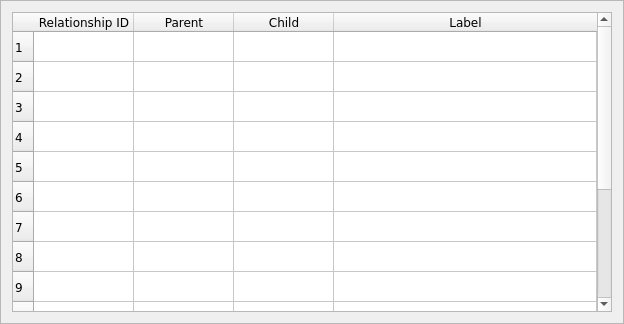
<?xml version="1.0" encoding="UTF-8"?>
<ui version="4.0">
 <class>RelationshipConfigFrame</class>
 <widget class="QFrame" name="RelationshipConfigFrame">
  <property name="geometry">
   <rect>
    <x>0</x>
    <y>0</y>
    <width>624</width>
    <height>324</height>
   </rect>
  </property>
  <property name="minimumSize">
   <size>
    <width>0</width>
    <height>0</height>
   </size>
  </property>
  <property name="font">
   <font>
    <family>Verdana</family>
   </font>
  </property>
  <property name="windowTitle">
   <string>Relationship Configuration</string>
  </property>
  <property name="frameShape">
   <enum>QFrame::StyledPanel</enum>
  </property>
  <property name="frameShadow">
   <enum>QFrame::Raised</enum>
  </property>
  <layout class="QVBoxLayout" name="verticalLayout">
   <item>
    <widget class="QTableWidget" name="RelationshipTableWidget">
     <property name="minimumSize">
      <size>
       <width>600</width>
       <height>300</height>
      </size>
     </property>
     <property name="font">
      <font>
       <family>Verdana</family>
      </font>
     </property>
     <property name="sizeAdjustPolicy">
      <enum>QAbstractScrollArea::AdjustToContentsOnFirstShow</enum>
     </property>
     <property name="columnCount">
      <number>4</number>
     </property>
     <attribute name="horizontalHeaderStretchLastSection">
      <bool>true</bool>
     </attribute>
     <attribute name="verticalHeaderVisible">
      <bool>true</bool>
     </attribute>
     <attribute name="verticalHeaderCascadingSectionResizes">
      <bool>false</bool>
     </attribute>
     <attribute name="verticalHeaderDefaultSectionSize">
      <number>30</number>
     </attribute>
     <attribute name="verticalHeaderHighlightSections">
      <bool>false</bool>
     </attribute>
     <attribute name="verticalHeaderShowSortIndicator" stdset="0">
      <bool>false</bool>
     </attribute>
     <attribute name="verticalHeaderStretchLastSection">
      <bool>false</bool>
     </attribute>
     <row>
      <property name="text">
       <string>1</string>
      </property>
      <property name="font">
       <font>
        <family>Verdana</family>
        <pointsize>9</pointsize>
       </font>
      </property>
     </row>
     <row>
      <property name="text">
       <string>2</string>
      </property>
      <property name="font">
       <font>
        <family>Verdana</family>
        <pointsize>9</pointsize>
       </font>
      </property>
     </row>
     <row>
      <property name="text">
       <string>3</string>
      </property>
      <property name="font">
       <font>
        <family>Verdana</family>
       </font>
      </property>
     </row>
     <row>
      <property name="text">
       <string>4</string>
      </property>
      <property name="font">
       <font>
        <family>Verdana</family>
       </font>
      </property>
     </row>
     <row>
      <property name="text">
       <string>5</string>
      </property>
      <property name="font">
       <font>
        <family>Verdana</family>
       </font>
      </property>
     </row>
     <row>
      <property name="text">
       <string>6</string>
      </property>
      <property name="font">
       <font>
        <family>Verdana</family>
       </font>
      </property>
     </row>
     <row>
      <property name="text">
       <string>7</string>
      </property>
      <property name="font">
       <font>
        <family>Verdana</family>
       </font>
      </property>
     </row>
     <row>
      <property name="text">
       <string>8</string>
      </property>
      <property name="font">
       <font>
        <family>Verdana</family>
       </font>
      </property>
     </row>
     <row>
      <property name="text">
       <string>9</string>
      </property>
      <property name="font">
       <font>
        <family>Verdana</family>
       </font>
      </property>
     </row>
     <row>
      <property name="text">
       <string>10</string>
      </property>
      <property name="font">
       <font>
        <family>Verdana</family>
       </font>
      </property>
     </row>
     <row>
      <property name="text">
       <string>11</string>
      </property>
      <property name="font">
       <font>
        <family>Verdana</family>
       </font>
      </property>
     </row>
     <row>
      <property name="text">
       <string>12</string>
      </property>
      <property name="font">
       <font>
        <family>Verdana</family>
       </font>
      </property>
     </row>
     <row>
      <property name="text">
       <string>13</string>
      </property>
      <property name="font">
       <font>
        <family>Verdana</family>
       </font>
      </property>
     </row>
     <row>
      <property name="text">
       <string>14</string>
      </property>
      <property name="font">
       <font>
        <family>Verdana</family>
       </font>
      </property>
     </row>
     <row>
      <property name="text">
       <string>15</string>
      </property>
      <property name="font">
       <font>
        <family>Verdana</family>
       </font>
      </property>
     </row>
     <column>
      <property name="text">
       <string>Relationship ID</string>
      </property>
      <property name="font">
       <font>
        <family>Verdana</family>
        <pointsize>9</pointsize>
       </font>
      </property>
      <property name="textAlignment">
       <set>AlignCenter</set>
      </property>
     </column>
     <column>
      <property name="text">
       <string>Parent</string>
      </property>
      <property name="font">
       <font>
        <family>Verdana</family>
        <pointsize>9</pointsize>
       </font>
      </property>
      <property name="textAlignment">
       <set>AlignCenter</set>
      </property>
     </column>
     <column>
      <property name="text">
       <string>Child</string>
      </property>
      <property name="font">
       <font>
        <family>Verdana</family>
        <pointsize>9</pointsize>
       </font>
      </property>
      <property name="textAlignment">
       <set>AlignCenter</set>
      </property>
     </column>
     <column>
      <property name="text">
       <string>Label</string>
      </property>
      <property name="font">
       <font>
        <family>Verdana</family>
       </font>
      </property>
      <property name="textAlignment">
       <set>AlignCenter</set>
      </property>
     </column>
     <item row="0" column="0">
      <property name="text">
       <string/>
      </property>
      <property name="textAlignment">
       <set>AlignCenter</set>
      </property>
      <property name="checkState">
       <enum>Unchecked</enum>
      </property>
     </item>
     <item row="0" column="2">
      <property name="text">
       <string/>
      </property>
      <property name="textAlignment">
       <set>AlignCenter</set>
      </property>
      <property name="flags">
       <set>ItemIsSelectable|ItemIsEditable|ItemIsDragEnabled|ItemIsUserCheckable|ItemIsEnabled</set>
      </property>
     </item>
     <item row="1" column="0">
      <property name="text">
       <string/>
      </property>
      <property name="checkState">
       <enum>Unchecked</enum>
      </property>
     </item>
     <item row="2" column="0">
      <property name="text">
       <string/>
      </property>
      <property name="checkState">
       <enum>Unchecked</enum>
      </property>
     </item>
     <item row="3" column="0">
      <property name="text">
       <string/>
      </property>
      <property name="checkState">
       <enum>Unchecked</enum>
      </property>
     </item>
     <item row="4" column="0">
      <property name="text">
       <string/>
      </property>
      <property name="checkState">
       <enum>Unchecked</enum>
      </property>
     </item>
     <item row="5" column="0">
      <property name="text">
       <string/>
      </property>
      <property name="checkState">
       <enum>Unchecked</enum>
      </property>
     </item>
     <item row="6" column="0">
      <property name="text">
       <string/>
      </property>
      <property name="checkState">
       <enum>Unchecked</enum>
      </property>
     </item>
     <item row="7" column="0">
      <property name="text">
       <string/>
      </property>
      <property name="checkState">
       <enum>Unchecked</enum>
      </property>
     </item>
     <item row="8" column="0">
      <property name="text">
       <string/>
      </property>
      <property name="checkState">
       <enum>Unchecked</enum>
      </property>
     </item>
     <item row="9" column="0">
      <property name="text">
       <string/>
      </property>
      <property name="checkState">
       <enum>Unchecked</enum>
      </property>
     </item>
     <item row="10" column="0">
      <property name="text">
       <string/>
      </property>
      <property name="checkState">
       <enum>Unchecked</enum>
      </property>
     </item>
     <item row="11" column="0">
      <property name="text">
       <string/>
      </property>
      <property name="checkState">
       <enum>Unchecked</enum>
      </property>
     </item>
     <item row="12" column="0">
      <property name="text">
       <string/>
      </property>
      <property name="checkState">
       <enum>Unchecked</enum>
      </property>
     </item>
     <item row="13" column="0">
      <property name="text">
       <string/>
      </property>
      <property name="checkState">
       <enum>Unchecked</enum>
      </property>
     </item>
     <item row="14" column="0">
      <property name="text">
       <string/>
      </property>
      <property name="checkState">
       <enum>Unchecked</enum>
      </property>
     </item>
    </widget>
   </item>
  </layout>
 </widget>
 <resources/>
 <connections/>
</ui>
